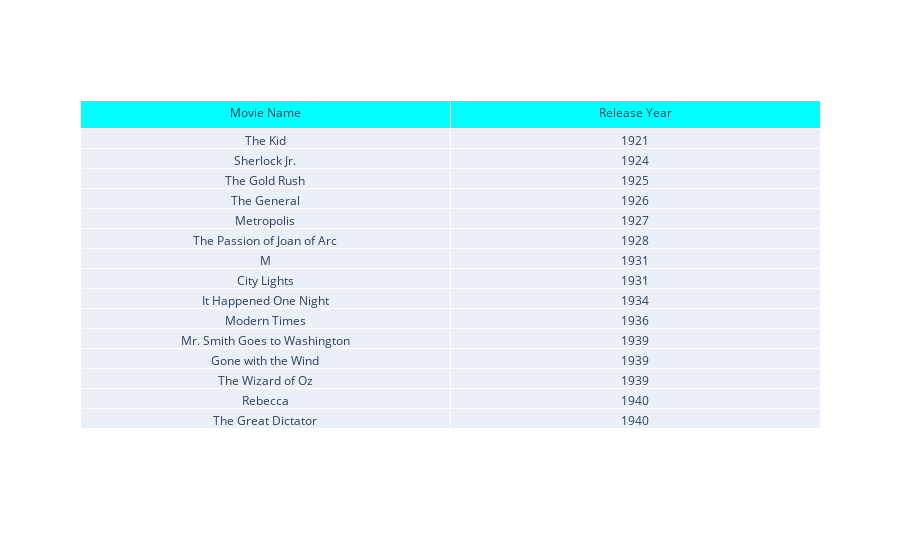

The code cell stored with this chart in its notebook:
### Markdown cell above
## Oldest movies on the charts

### Code cell
oldest_movies=df.sort_values(by='year')[0:15]

fig = go.Figure(data=[go.Table(header=dict(values=['Movie Name', 'Release Year'],fill_color='cyan'),
                 cells=dict(values=[oldest_movies['name'],oldest_movies['year']]))
                     ])
fig.show()

### Figure 1 — Plotly figure (JSON) as saved in the notebook; plotly's stock layout.template omitted (floating-point values rounded to 4 significant figures)
{"data": [{"cells": {"values": [["The Kid", "Sherlock Jr.", "The Gold Rush", "The General", "Metropolis", "The Passion of Joan of Arc", "M", "City Lights", "It Happened One Night", "Modern Times", "Mr. Smith Goes to Washington", "Gone with the Wind", "The Wizard of Oz", "Rebecca", "The Great Dictator"], [1921, 1924, 1925, 1926, 1927, 1928, 1931, 1931, 1934, 1936, 1939, 1939, 1939, 1940, 1940]]}, "header": {"fill": {"color": "cyan"}, "values": ["Movie Name", "Release Year"]}, "type": "table"}], "layout": {}}
